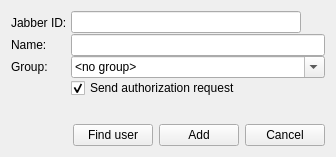
<?xml version="1.0" encoding="UTF-8"?>
<ui version="4.0">
 <class>AddContact</class>
 <widget class="QWidget" name="AddContact">
  <property name="geometry">
   <rect>
    <x>0</x>
    <y>0</y>
    <width>336</width>
    <height>157</height>
   </rect>
  </property>
  <property name="sizePolicy">
   <sizepolicy hsizetype="Preferred" vsizetype="Preferred">
    <horstretch>0</horstretch>
    <verstretch>0</verstretch>
   </sizepolicy>
  </property>
  <property name="windowTitle">
   <string>Add User</string>
  </property>
  <property name="windowIcon">
   <iconset>
    <normaloff>:/icons/crystal_project/search.png</normaloff>:/icons/crystal_project/search.png</iconset>
  </property>
  <layout class="QVBoxLayout" name="verticalLayout">
   <item>
    <layout class="QFormLayout" name="formLayout">
     <property name="horizontalSpacing">
      <number>4</number>
     </property>
     <property name="verticalSpacing">
      <number>0</number>
     </property>
     <item row="1" column="0">
      <widget class="QLabel" name="label">
       <property name="text">
        <string>Jabber ID:</string>
       </property>
      </widget>
     </item>
     <item row="1" column="1">
      <layout class="QHBoxLayout" name="horizontalLayout_2">
       <property name="spacing">
        <number>0</number>
       </property>
       <item>
        <widget class="QLineEdit" name="jidName"/>
       </item>
       <item>
        <widget class="QToolButton" name="buttonInfo">
         <property name="toolTip">
          <string>User information</string>
         </property>
         <property name="text">
          <string/>
         </property>
         <property name="icon">
          <iconset>
           <normaloff>:/icons/crystal_project/contactinfo.png</normaloff>:/icons/crystal_project/contactinfo.png</iconset>
         </property>
         <property name="autoRaise">
          <bool>true</bool>
         </property>
        </widget>
       </item>
      </layout>
     </item>
     <item row="2" column="1">
      <widget class="QLineEdit" name="nickName"/>
     </item>
     <item row="2" column="0">
      <widget class="QLabel" name="label_3">
       <property name="text">
        <string>Name:</string>
       </property>
      </widget>
     </item>
     <item row="3" column="1">
      <widget class="QComboBox" name="groupName">
       <property name="editable">
        <bool>true</bool>
       </property>
       <item>
        <property name="text">
         <string>&lt;no group&gt;</string>
        </property>
       </item>
      </widget>
     </item>
     <item row="4" column="1">
      <widget class="QCheckBox" name="authorizationCheck">
       <property name="text">
        <string>Send authorization request</string>
       </property>
       <property name="checked">
        <bool>true</bool>
       </property>
      </widget>
     </item>
     <item row="3" column="0">
      <widget class="QLabel" name="label_2">
       <property name="text">
        <string>Group:</string>
       </property>
      </widget>
     </item>
    </layout>
   </item>
   <item>
    <layout class="QHBoxLayout" name="horizontalLayout">
     <item>
      <spacer name="horizontalSpacer">
       <property name="orientation">
        <enum>Qt::Horizontal</enum>
       </property>
       <property name="sizeHint" stdset="0">
        <size>
         <width>40</width>
         <height>20</height>
        </size>
       </property>
      </spacer>
     </item>
     <item>
      <widget class="QPushButton" name="buttonFind">
       <property name="text">
        <string>Find user</string>
       </property>
       <property name="icon">
        <iconset>
         <normaloff>:/icons/crystal_project/search.png</normaloff>:/icons/crystal_project/search.png</iconset>
       </property>
      </widget>
     </item>
     <item>
      <widget class="QPushButton" name="buttonAdd">
       <property name="text">
        <string>Add</string>
       </property>
       <property name="icon">
        <iconset>
         <normaloff>:/icons/crystal_project/apply.png</normaloff>:/icons/crystal_project/apply.png</iconset>
       </property>
      </widget>
     </item>
     <item>
      <widget class="QPushButton" name="buttonCancel">
       <property name="text">
        <string>Cancel</string>
       </property>
      </widget>
     </item>
    </layout>
   </item>
  </layout>
 </widget>
 <resources/>
 <connections>
  <connection>
   <sender>groupName</sender>
   <signal>textChanged(QString)</signal>
   <receiver>AddContact</receiver>
   <slot>on_groupText_changed(QString)</slot>
   <hints>
    <hint type="sourcelabel">
     <x>128</x>
     <y>70</y>
    </hint>
    <hint type="destinationlabel">
     <x>56</x>
     <y>122</y>
    </hint>
   </hints>
  </connection>
 </connections>
 <slots>
  <slot>on_groupText_changed(QString)</slot>
 </slots>
</ui>
